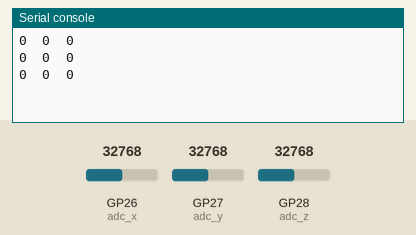
The program below on a simulated Raspberry Pi Pico running MicroPython. Shown: the last lines printed to the serial console. Inputs (shaded band) come from the test bench; at power-on: GP26 (adc_x) = 32768, GP27 (adc_y) = 32768, GP28 (adc_z) = 32768 (analog values on the 0–65535 scale).

Above: at 1.2 s.
1.3 s: GP26 (adc_x) set to 45874
At 1.9 s:
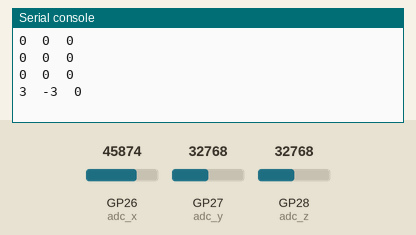
2.8 s: GP27 (adc_y) set to 45874
At 3.4 s:
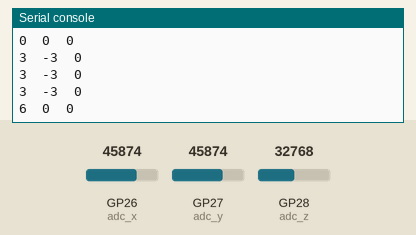
4.3 s: GP28 (adc_z) set to 45874
At 4.9 s:
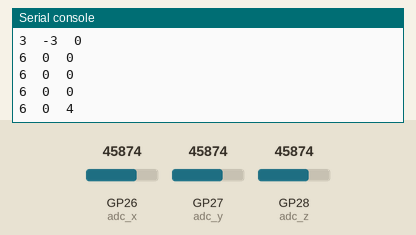
5.8 s: GP26 (adc_x) set to 57670
At 6.4 s:
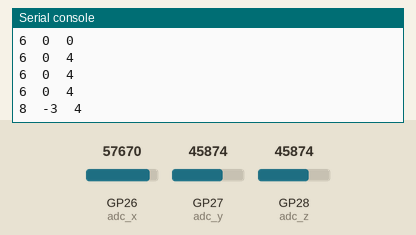
7.3 s: GP27 (adc_y) set to 57670
At 7.9 s:
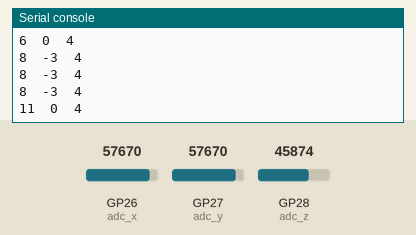
8.8 s: GP28 (adc_z) set to 57670
At 9.4 s:
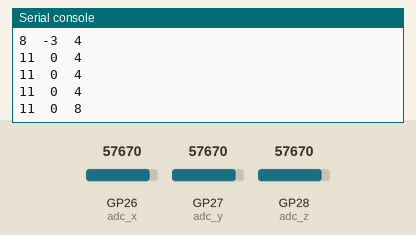
Timing chart, 0 to 11.3 s (numbered marks = the images above; inputs shaded):
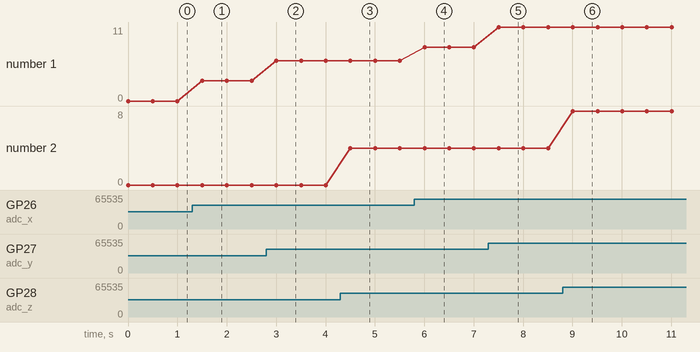

The program:

analog_in_foo.py
```python
from machine import Pin, ADC
from math import pi
import time
from geom2d import r2p, p2r

adc_x = ADC(Pin(26))
adc_y = ADC(Pin(27))
adc_z = ADC(Pin(28))

def read_joystk():
    js_x = round(adc_x.read_u16() * (20 / 65535.0) - 10)
    js_y = round(adc_y.read_u16() * (20 / 65535.0) - 10)
    js_z = round(adc_z.read_u16() * (20 / 65535.0) - 10)
    return js_x, js_y, js_z

def read_joystk():
    """Rotated 45 degrees"""
    # get joystick axis values
    js_x = adc_x.read_u16()
    js_y = adc_y.read_u16()
    js_z = adc_z.read_u16()

    # convert u16 values to values between -10 and +10
    x = js_x * (20 / 65535.0) - 10
    y = js_y * (20 / 65535.0) - 10
    z = js_z * (20 / 65535.0) - 10

    # rotate joystick by 45 degrees
    r, theta = r2p(x, y)
    theta -= pi/4
    x, y = p2r(r, theta)

    return round(x), round(y), round(z)

while True:
    x, y, z = read_joystk()
    print(f"{x}\t{y}\t{z}")
    time.sleep(0.5)
```

geom2d.py
```python
# 2D geometry helper functions

from math import atan2, sin, cos, pi, sqrt

def p2r(r, theta):
    """Convert polar coords (r, theta) to rectangular coords (x,y)"""
    x = r * cos(theta)
    y = r * sin(theta)
    return (x, y)

def r2p(x, y):
    """Convert rect coords (x, y) to polar (r, theta)"""
    r = sqrt(x*x + y*y)
    theta = atan2(y, x)
    return (r, theta)
```

Measured:
- after the input at 1.3 s, the serial console: prints a new line after 0.20 s (image 1)
- after the input at 2.8 s, the serial console: prints a new line after 0.20 s (image 2)
- after the input at 4.3 s, the serial console: prints a new line after 0.20 s (image 3)
- after the input at 5.8 s, the serial console: prints a new line after 0.21 s (image 4)
- after the input at 7.3 s, the serial console: prints a new line after 0.21 s (image 5)
- after the input at 8.8 s, the serial console: prints a new line after 0.21 s (image 6)
- plotted number 1: 0 → 3 after the input at 1.3 s, 3 → 6 after the input at 2.8 s, 6 → 8 after the input at 5.8 s, 8 → 11 after the input at 7.3 s
- plotted number 2: 0 → 4 after the input at 4.3 s
